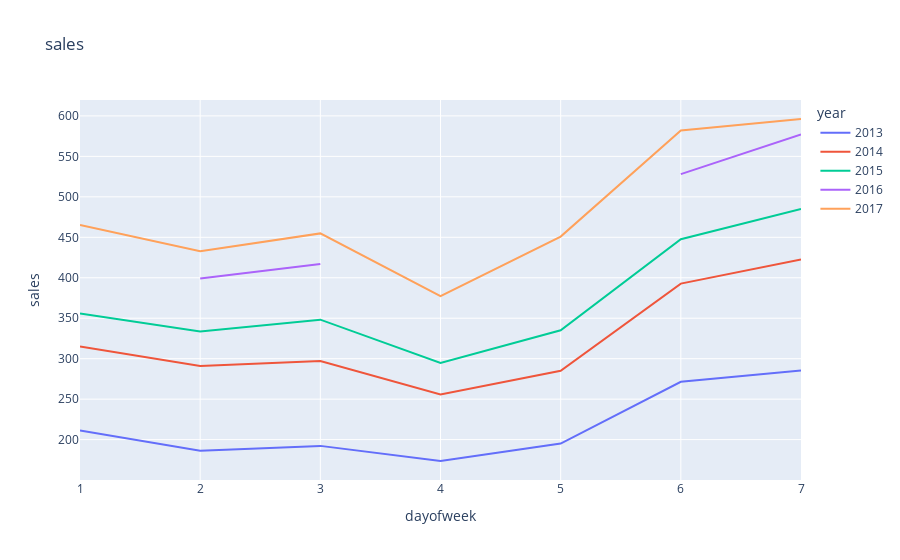

Source (notebook cell):
### Markdown cell above
# Observation

From this graph, Saturday seems to have the highest number of transactions

### Code cell
a = pd.DataFrame(training_data)

a["year"] = a.date.dt.year
a["dayofweek"] = a.date.dt.dayofweek+1

a = a.groupby(["year", "dayofweek"]).sales.mean().reset_index()
px.line(a, x="dayofweek", y="sales" , color = "year", title = "sales")

### Figure 1 — Plotly figure (JSON) as saved in the notebook; plotly's stock layout.template omitted (floating-point values rounded to 4 significant figures)
{"data": [{"hovertemplate": "year=2013<br>dayofweek=%{x}<br>sales=%{y}<extra></extra>", "legendgroup": "2013", "line": {"color": "#636efa", "dash": "solid"}, "marker": {"symbol": "circle"}, "mode": "lines", "name": "2013", "orientation": "v", "showlegend": true, "type": "scatter", "x": [1, 2, 3, 4, 5, 6, 7], "xaxis": "x", "y": [211.2, 186.2, 192.3, 173.6, 195.1, 271.5, 285.5], "yaxis": "y"}, {"hovertemplate": "year=2014<br>dayofweek=%{x}<br>sales=%{y}<extra></extra>", "legendgroup": "2014", "line": {"color": "#EF553B", "dash": "solid"}, "marker": {"symbol": "circle"}, "mode": "lines", "name": "2014", "orientation": "v", "showlegend": true, "type": "scatter", "x": [1, 2, 3, 4, 5, 6, 7], "xaxis": "x", "y": [315.1, 291.0, 297.2, 255.9, 285.1, 392.8, 422.7], "yaxis": "y"}, {"hovertemplate": "year=2015<br>dayofweek=%{x}<br>sales=%{y}<extra></extra>", "legendgroup": "2015", "line": {"color": "#00cc96", "dash": "solid"}, "marker": {"symbol": "circle"}, "mode": "lines", "name": "2015", "orientation": "v", "showlegend": true, "type": "scatter", "x": [1, 2, 3, 4, 5, 6, 7], "xaxis": "x", "y": [355.8, 333.7, 348.2, 294.8, 335.2, 447.7, 484.9], "yaxis": "y"}, {"hovertemplate": "year=2016<br>dayofweek=%{x}<br>sales=%{y}<extra></extra>", "legendgroup": "2016", "line": {"color": "#ab63fa", "dash": "solid"}, "marker": {"symbol": "circle"}, "mode": "lines", "name": "2016", "orientation": "v", "showlegend": true, "type": "scatter", "x": [1, 2, 3, 4, 5, 6, 7], "xaxis": "x", "y": [null, 399.2, 416.9, null, null, 528.0, 576.9], "yaxis": "y"}, {"hovertemplate": "year=2017<br>dayofweek=%{x}<br>sales=%{y}<extra></extra>", "legendgroup": "2017", "line": {"color": "#FFA15A", "dash": "solid"}, "marker": {"symbol": "circle"}, "mode": "lines", "name": "2017", "orientation": "v", "showlegend": true, "type": "scatter", "x": [1, 2, 3, 4, 5, 6, 7], "xaxis": "x", "y": [465.3, 432.8, 454.8, 377.2, 450.9, 582.1, 596.2], "yaxis": "y"}], "layout": {"legend": {"title": {"text": "year"}, "tracegroupgap": 0}, "title": {"text": "sales"}, "xaxis": {"anchor": "y", "domain": [0, 1], "title": {"text": "dayofweek"}}, "yaxis": {"anchor": "x", "domain": [0, 1], "title": {"text": "sales"}}}}
